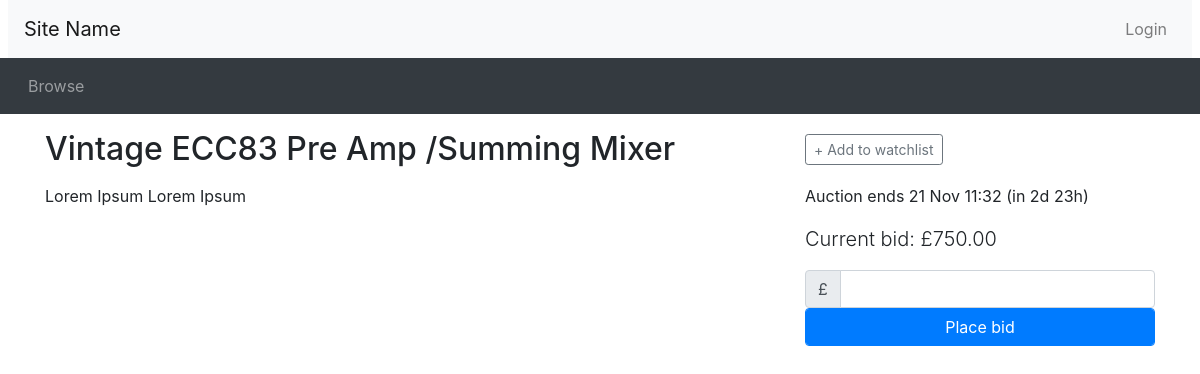
The app's page /listing.php?item_id=2 with its own data.
### tables this page shows
CREATE TABLE IF NOT EXISTS `listings` (
  `listing_id` int(11) NOT NULL AUTO_INCREMENT,
  `seller_id` int(11) DEFAULT NULL,
  `posttime` datetime NOT NULL,
  `endtime` datetime DEFAULT NULL,
  `itemdescription` text,
  `item_title` text,
  `finished` bit(1) DEFAULT NULL,
  `category` text,
  `reserveprice` decimal(10,2) DEFAULT NULL,
  `startprice` decimal(10,2) DEFAULT NULL,
  PRIMARY KEY (`listing_id`),
  KEY `seller_id` (`seller_id`)
);

### utilities.php (called while the page is built, shortened)
<?php
function display_time_remaining($interval) {
    if ($interval->days == 0 && $interval->h == 0) {
      $time_remaining = $interval->format('%im %Ss');
    }
    else if ($interval->days == 0) {
      $time_remaining = $interval->format('%hh %im');
    }
    else {
      $time_remaining = $interval->format('%ad %hh');
    }
  return $time_remaining;
}
?>

### listing.php (the view, shortened to what this page needs)
<?php include_once("header.php")?>
<?php require("utilities.php")?>
<?php
  $item_id = $_GET['item_id'];
  $query = "SELECT * FROM listings WHERE listing_id = '$item_id'";
	include 'opendb.php';
	$result = mysqli_query($connection, $query)
	or die('Error making select users query');
	$row = mysqli_fetch_array($result);
	$count_bid_query = "SELECT COUNT(*) FROM bids WHERE listing_id = {$row['listing_id']}";
		$count_bid_result = mysqli_query($connection, $count_bid_query)
			or die('Error making top bid query');
		$bid_count = mysqli_fetch_array($count_bid_result);
	$title = $row[5];
	$description = $row[4];
	$num_bids = $bid_count[0];
	$end_time = date_create($row[3]);
	if ($num_bids == 0)
	{
		$current_price = $row['startprice'];
	}
	 else
	{
		$top_bid_query = "SELECT MAX(bidprice) FROM bids WHERE listing_id = '$item_id'";
		$top_bid_result = mysqli_query($connection, $top_bid_query)
			or die('Error making top bid query');
		$top_bid = mysqli_fetch_array($top_bid_result);
		$current_price = $top_bid[0];
	}
	$now = new DateTime();
	if ($now < $end_time) {
		$time_to_end = date_diff($now, $end_time);
		$time_remaining = ' (in ' . display_time_remaining($time_to_end) . ')';
	}
	if (isset($_SESSION['logged_in']) && $_SESSION['logged_in'] == true)
	{
		$has_session = true;
	}
	else
	{
		$has_session = false;
	}
	$watching = false;
?>
<div class="container">
<div class="row">
  <div class="col-sm-8">
    <h2 class="my-3"><?php echo($title); ?></h2>
  </div>
  <div class="col-sm-4 align-self-center">
<?php
  if ($now < $end_time):
?>
    <div id="watch_nowatch" <?php if ($has_session && $watching) echo('style="display: none"');?> >
      <button type="button" class="btn btn-outline-secondary btn-sm" onclick="addToWatchlist()">+ Add to watchlist</button>
    </div>
<?php endif  ?>
  </div>
</div>
<div class="row">
  <div class="col-sm-8">
    <div class="itemDescription">
    <?php echo($description); ?>
    </div>
  </div>
  <div class="col-sm-4">
    <p>
<?php if ($now > $end_time): ?>
     This auction ended <?php echo(date_format($end_time, 'j M H:i')) ?>
<?php else: ?>
     Auction ends <?php echo(date_format($end_time, 'j M H:i') . $time_remaining) ?></p>
    <p class="lead">Current bid: £<?php echo(number_format($current_price, 2)) ?></p>
    <form method="POST" action="place_bid.php">
      <div class="input-group">
        <div class="input-group-prepend">
          <span class="input-group-text">£</span>
        </div>
	    <input type="number" class="form-control" id="bid" name="bid">
      </div>
      <button type="submit" class="btn btn-primary form-control">Place bid</button>
    </form>
<?php endif ?>
  </div>
</div>
<?php include_once("footer.php")?>

### records on screen
listings: item_title "Vintage ECC83 Pre Amp /Summing Mixer", itemdescription "Lorem Ipsum Lorem Ipsum", endtime "21 Nov 11:32", endtime "(in 2d 23h)", startprice "750.00"
